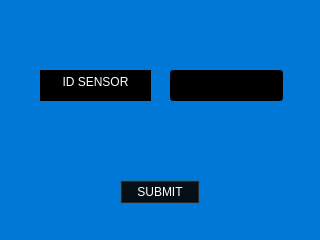
<?xml version="1.0" encoding="UTF-8"?>
<ui version="4.0">
 <class>UndoMeasurement</class>
 <widget class="QDialog" name="UndoMeasurement">
  <property name="geometry">
   <rect>
    <x>0</x>
    <y>0</y>
    <width>320</width>
    <height>240</height>
   </rect>
  </property>
  <property name="windowTitle">
   <string>Dialog</string>
  </property>
  <property name="styleSheet">
   <string notr="true">background-color: #0078D7;</string>
  </property>
  <widget class="QTextBrowser" name="textBrowser">
   <property name="geometry">
    <rect>
     <x>40</x>
     <y>70</y>
     <width>111</width>
     <height>31</height>
    </rect>
   </property>
   <property name="styleSheet">
    <string notr="true">color: white;
background-color: black;</string>
   </property>
   <property name="html">
    <string>&lt;!DOCTYPE HTML PUBLIC &quot;-//W3C//DTD HTML 4.0//EN&quot; &quot;http://www.w3.org/TR/REC-html40/strict.dtd&quot;&gt;
&lt;html&gt;&lt;head&gt;&lt;meta name=&quot;qrichtext&quot; content=&quot;1&quot; /&gt;&lt;meta charset=&quot;utf-8&quot; /&gt;&lt;style type=&quot;text/css&quot;&gt;
p, li { white-space: pre-wrap; }
hr { height: 1px; border-width: 0; }
li.unchecked::marker { content: &quot;\2610&quot;; }
li.checked::marker { content: &quot;\2612&quot;; }
&lt;/style&gt;&lt;/head&gt;&lt;body style=&quot; font-family:'Segoe UI'; font-size:9pt; font-weight:400; font-style:normal;&quot;&gt;
&lt;p align=&quot;center&quot; style=&quot; margin-top:0px; margin-bottom:0px; margin-left:0px; margin-right:0px; -qt-block-indent:0; text-indent:0px;&quot;&gt;ID SENSOR&lt;/p&gt;&lt;/body&gt;&lt;/html&gt;</string>
   </property>
  </widget>
  <widget class="QPushButton" name="btnSubmit">
   <property name="geometry">
    <rect>
     <x>120</x>
     <y>180</y>
     <width>80</width>
     <height>24</height>
    </rect>
   </property>
   <property name="styleSheet">
    <string notr="true">color: white;
background-color: black;</string>
   </property>
   <property name="text">
    <string>SUBMIT</string>
   </property>
  </widget>
  <widget class="QLineEdit" name="lineSensorID">
   <property name="geometry">
    <rect>
     <x>170</x>
     <y>70</y>
     <width>113</width>
     <height>31</height>
    </rect>
   </property>
   <property name="styleSheet">
    <string notr="true">color: white;
background-color: black;</string>
   </property>
  </widget>
 </widget>
 <resources/>
 <connections/>
</ui>
